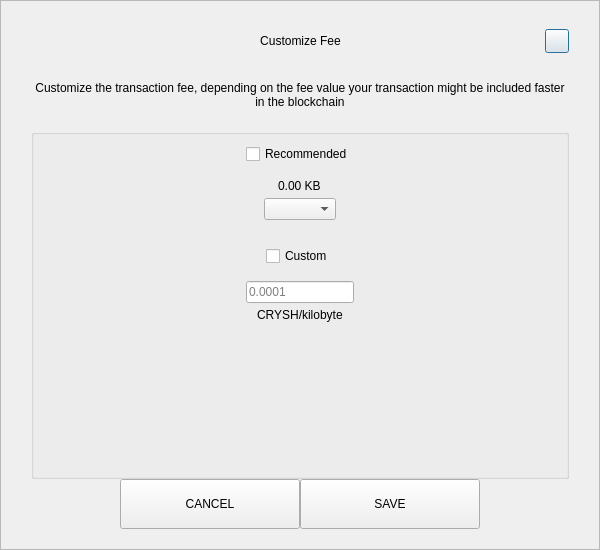
<?xml version="1.0" encoding="UTF-8"?>
<ui version="4.0">
 <class>SendCustomFeeDialog</class>
 <widget class="QDialog" name="SendCustomFeeDialog">
  <property name="geometry">
   <rect>
    <x>0</x>
    <y>0</y>
    <width>600</width>
    <height>550</height>
   </rect>
  </property>
  <property name="windowTitle">
   <string>Form</string>
  </property>
  <layout class="QVBoxLayout" name="verticalLayout_3">
   <property name="spacing">
    <number>0</number>
   </property>
   <property name="leftMargin">
    <number>0</number>
   </property>
   <property name="topMargin">
    <number>0</number>
   </property>
   <property name="rightMargin">
    <number>0</number>
   </property>
   <property name="bottomMargin">
    <number>0</number>
   </property>
   <item>
    <widget class="QFrame" name="frame">
     <property name="styleSheet">
      <string notr="true"/>
     </property>
     <property name="frameShape">
      <enum>QFrame::StyledPanel</enum>
     </property>
     <property name="frameShadow">
      <enum>QFrame::Raised</enum>
     </property>
     <layout class="QVBoxLayout" name="verticalLayout_2">
      <property name="spacing">
       <number>0</number>
      </property>
      <property name="leftMargin">
       <number>30</number>
      </property>
      <property name="topMargin">
       <number>20</number>
      </property>
      <property name="rightMargin">
       <number>30</number>
      </property>
      <property name="bottomMargin">
       <number>20</number>
      </property>
      <item>
       <layout class="QHBoxLayout" name="horizontalLayout_3">
        <property name="spacing">
         <number>0</number>
        </property>
        <item>
         <spacer name="horizontalSpacer_21">
          <property name="orientation">
           <enum>Qt::Horizontal</enum>
          </property>
          <property name="sizeHint" stdset="0">
           <size>
            <width>40</width>
            <height>20</height>
           </size>
          </property>
         </spacer>
        </item>
        <item>
         <widget class="QLabel" name="labelTitle">
          <property name="minimumSize">
           <size>
            <width>0</width>
            <height>40</height>
           </size>
          </property>
          <property name="maximumSize">
           <size>
            <width>16777215</width>
            <height>40</height>
           </size>
          </property>
          <property name="styleSheet">
           <string notr="true">padding-left:24px;</string>
          </property>
          <property name="text">
           <string>Customize Fee</string>
          </property>
          <property name="alignment">
           <set>Qt::AlignCenter</set>
          </property>
          <property name="margin">
           <number>7</number>
          </property>
         </widget>
        </item>
        <item>
         <spacer name="horizontalSpacer">
          <property name="orientation">
           <enum>Qt::Horizontal</enum>
          </property>
          <property name="sizeHint" stdset="0">
           <size>
            <width>40</width>
            <height>20</height>
           </size>
          </property>
         </spacer>
        </item>
        <item>
         <widget class="QPushButton" name="btnEsc">
          <property name="minimumSize">
           <size>
            <width>24</width>
            <height>24</height>
           </size>
          </property>
          <property name="maximumSize">
           <size>
            <width>24</width>
            <height>24</height>
           </size>
          </property>
          <property name="text">
           <string/>
          </property>
         </widget>
        </item>
       </layout>
      </item>
      <item>
       <spacer name="verticalSpacer_2">
        <property name="orientation">
         <enum>Qt::Vertical</enum>
        </property>
        <property name="sizeType">
         <enum>QSizePolicy::Fixed</enum>
        </property>
        <property name="sizeHint" stdset="0">
         <size>
          <width>20</width>
          <height>20</height>
         </size>
        </property>
       </spacer>
      </item>
      <item>
       <widget class="QLabel" name="labelMessage">
        <property name="text">
         <string>Customize the transaction fee, depending on the fee value your transaction might be included faster in the blockchain</string>
        </property>
        <property name="alignment">
         <set>Qt::AlignCenter</set>
        </property>
        <property name="wordWrap">
         <bool>true</bool>
        </property>
       </widget>
      </item>
      <item>
       <spacer name="verticalSpacer_3">
        <property name="orientation">
         <enum>Qt::Vertical</enum>
        </property>
        <property name="sizeType">
         <enum>QSizePolicy::Fixed</enum>
        </property>
        <property name="sizeHint" stdset="0">
         <size>
          <width>20</width>
          <height>20</height>
         </size>
        </property>
       </spacer>
      </item>
      <item>
       <widget class="QGroupBox" name="groupBox">
        <property name="title">
         <string/>
        </property>
        <layout class="QVBoxLayout" name="verticalLayout">
         <property name="leftMargin">
          <number>12</number>
         </property>
         <property name="rightMargin">
          <number>12</number>
         </property>
         <item>
          <layout class="QVBoxLayout" name="verticalLayout_4">
           <property name="spacing">
            <number>5</number>
           </property>
           <item alignment="Qt::AlignHCenter">
            <widget class="QCheckBox" name="checkBoxRecommended">
             <property name="text">
              <string>Recommended</string>
             </property>
            </widget>
           </item>
           <item>
            <spacer name="verticalSpacer_5">
             <property name="orientation">
              <enum>Qt::Vertical</enum>
             </property>
             <property name="sizeType">
              <enum>QSizePolicy::Fixed</enum>
             </property>
             <property name="sizeHint" stdset="0">
              <size>
               <width>20</width>
               <height>10</height>
              </size>
             </property>
            </spacer>
           </item>
           <item alignment="Qt::AlignHCenter">
            <widget class="QLabel" name="labelFee">
             <property name="text">
              <string>0.00 KB</string>
             </property>
            </widget>
           </item>
           <item alignment="Qt::AlignHCenter">
            <widget class="QComboBox" name="comboBoxRecommended"/>
           </item>
          </layout>
         </item>
         <item>
          <spacer name="verticalSpacer">
           <property name="orientation">
            <enum>Qt::Vertical</enum>
           </property>
           <property name="sizeType">
            <enum>QSizePolicy::Fixed</enum>
           </property>
           <property name="sizeHint" stdset="0">
            <size>
             <width>20</width>
             <height>20</height>
            </size>
           </property>
          </spacer>
         </item>
         <item>
          <layout class="QVBoxLayout" name="verticalLayout_5">
           <property name="spacing">
            <number>5</number>
           </property>
           <item alignment="Qt::AlignHCenter">
            <widget class="QCheckBox" name="checkBoxCustom">
             <property name="text">
              <string>Custom</string>
             </property>
            </widget>
           </item>
           <item>
            <spacer name="verticalSpacer_6">
             <property name="orientation">
              <enum>Qt::Vertical</enum>
             </property>
             <property name="sizeType">
              <enum>QSizePolicy::Fixed</enum>
             </property>
             <property name="sizeHint" stdset="0">
              <size>
               <width>20</width>
               <height>10</height>
              </size>
             </property>
            </spacer>
           </item>
           <item alignment="Qt::AlignHCenter">
            <widget class="QLineEdit" name="lineEditCustomFee">
             <property name="placeholderText">
              <string notr="true">0.0001</string>
             </property>
            </widget>
           </item>
           <item alignment="Qt::AlignHCenter">
            <widget class="QLabel" name="labelCustomFee">
             <property name="text">
              <string>CRYSH/kilobyte</string>
             </property>
            </widget>
           </item>
          </layout>
         </item>
         <item>
          <spacer name="verticalSpacer_4">
           <property name="orientation">
            <enum>Qt::Vertical</enum>
           </property>
           <property name="sizeHint" stdset="0">
            <size>
             <width>20</width>
             <height>40</height>
            </size>
           </property>
          </spacer>
         </item>
        </layout>
       </widget>
      </item>
      <item>
       <layout class="QHBoxLayout" name="horizontalLayout" stretch="1,2,2,1">
        <item>
         <spacer name="horizontalSpacer1">
          <property name="orientation">
           <enum>Qt::Horizontal</enum>
          </property>
          <property name="sizeHint" stdset="0">
           <size>
            <width>40</width>
            <height>20</height>
           </size>
          </property>
         </spacer>
        </item>
        <item>
         <widget class="QPushButton" name="btnCancel">
          <property name="minimumSize">
           <size>
            <width>180</width>
            <height>50</height>
           </size>
          </property>
          <property name="focusPolicy">
           <enum>Qt::NoFocus</enum>
          </property>
          <property name="text">
           <string>CANCEL</string>
          </property>
         </widget>
        </item>
        <item>
         <widget class="QPushButton" name="btnSave">
          <property name="minimumSize">
           <size>
            <width>180</width>
            <height>50</height>
           </size>
          </property>
          <property name="focusPolicy">
           <enum>Qt::NoFocus</enum>
          </property>
          <property name="text">
           <string>SAVE</string>
          </property>
         </widget>
        </item>
        <item>
         <spacer name="horizontalSpacer_2">
          <property name="orientation">
           <enum>Qt::Horizontal</enum>
          </property>
          <property name="sizeHint" stdset="0">
           <size>
            <width>40</width>
            <height>20</height>
           </size>
          </property>
         </spacer>
        </item>
       </layout>
      </item>
     </layout>
    </widget>
   </item>
  </layout>
 </widget>
 <resources/>
 <connections/>
</ui>
